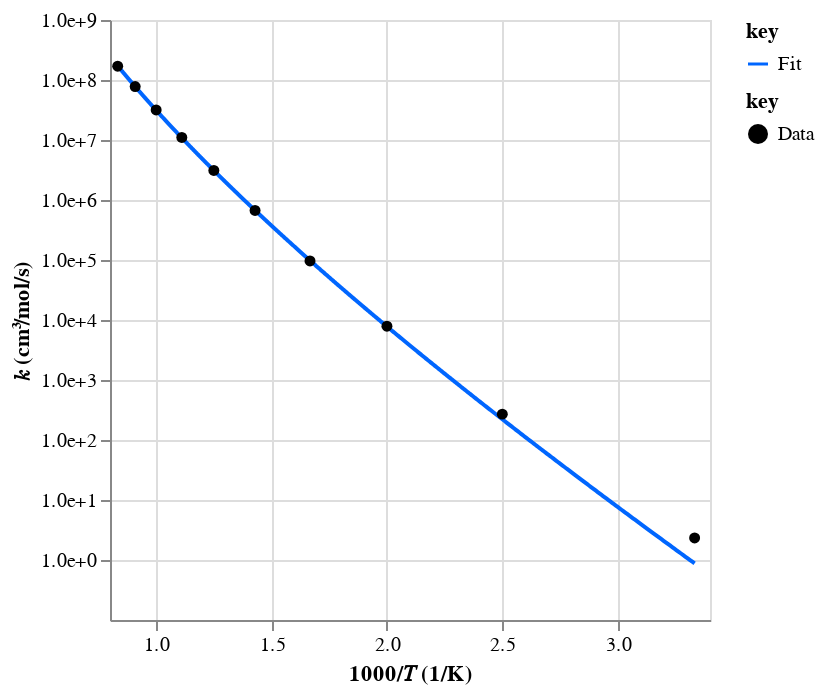

Notebook source saved alongside this figure:
### Code cell
label_dct = mess.surf.node_label_dict(surf_out)
obj_col = automech.util.df_.c_.temp()

print("Direct rates:")
for rate_key in mess.surf.rate_keys(
    surf_out, P_vals=[1.0], empty=False, well_skipping=False
):
    eq = mess.surf.edge_chemkin_equation(surf_out, rate_key)
    print(rate_key, eq)

    rate = surf_out.rates[rate_key]
    rate_fit = surf_out.rate_fits[rate_key]

    amchis = list(mit.unique_everseen(automech.reaction_amchis(mech, eq=eq)))
    for amchi in amchis:
        automol.amchi.display_reaction(*amchi)

    ref_rates = ref_labels = []
    if compare and amchis:
        ref_rates = [r.rate for r in automech.reaction_rate_objects(mech, eq)]
        ref_labels = [f"Ref {i}" for i, _ in enumerate(ref_rates)]

    display(
        ac.rate.data.display(
            [rate, rate_fit, *ref_rates],
            T_range=T_range,
            label=["Data", "Fit", *ref_labels],
            check_order=False,
        )
    )

    branch_frac_arr = branch_frac_dct[rate_key]
    branch_frac = np.nanmedian(branch_frac_arr)
    print(f"Median branching fraction: {branch_frac}")
    print(branch_frac_arr)
    print()

### Figure 1 — Vega-Lite specification as saved in the notebook (floating-point values rounded to 4 significant figures; data arrays with more than 128 entries replaced by an {"elided": "..."} marker saying what was removed)
{"config": {"view": {"continuousWidth": 300, "continuousHeight": 300}}, "layer": [{"data": {"name": "data-8244462360e64f6990990c45b53d67c2"}, "mark": {"type": "line"}, "encoding": {"color": {"field": "key", "scale": {"domain": ["Fit"], "range": ["#0066ff"]}, "type": "nominal"}, "x": {"field": "x", "scale": {"zero": false}, "title": "1000/𝑇 (1/K)", "type": "quantitative"}, "y": {"axis": {"format": ".1e", "values": [1, 10, 100, 1000, 10000, 100000, 1000000, 10000000, 100000000, 1000000000]}, "field": "value", "scale": {"type": "log"}, "title": "𝑘 (cm³/mol/s)", "type": "quantitative"}}, "transform": [{"fold": ["Fit"]}]}, {"data": {"name": "data-295145fe35b0ef321942a5c5d3821264"}, "mark": {"type": "point", "filled": true, "opacity": 1}, "encoding": {"color": {"field": "key", "scale": {"domain": ["Data"], "range": ["#000000"]}, "type": "nominal"}, "x": {"field": "x", "scale": {"zero": false}, "title": "1000/𝑇 (1/K)", "type": "quantitative"}, "y": {"axis": {"format": ".1e", "values": [1, 10, 100, 1000, 10000, 100000, 1000000, 10000000, 100000000, 1000000000]}, "field": "value", "scale": {"type": "log"}, "title": "𝑘 (cm³/mol/s)", "type": "quantitative"}}, "transform": [{"fold": ["Data"]}]}], "resolve": {"scale": {"color": "independent"}}, "$schema": "https://vega.github.io/schema/vega-lite/v5.20.1.json", "datasets": {"data-8244462360e64f6990990c45b53d67c2": {"elided": "1000 records"}, "data-295145fe35b0ef321942a5c5d3821264": [{"x": 3.333, "Data": 2.331}, {"x": 2.5, "Data": 269.8}, {"x": 2.0, "Data": 7889.0}, {"x": 1.667, "Data": 96350.0}, {"x": 1.429, "Data": 668500.0}, {"x": 1.25, "Data": 3113000.0}, {"x": 1.111, "Data": 11020000.0}, {"x": 1.0, "Data": 31680000.0}, {"x": 0.9091, "Data": 77690000.0}, {"x": 0.8333, "Data": 169800000.0}]}}
